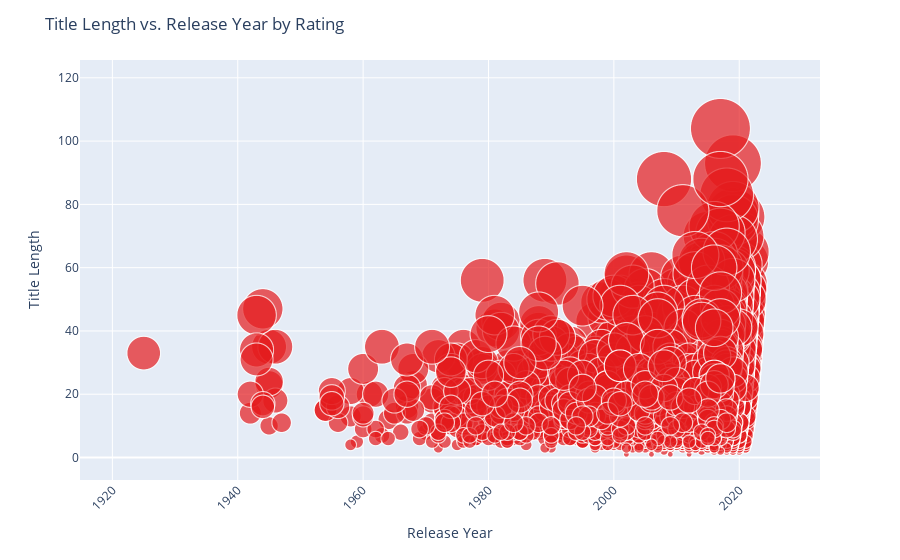

Notebook code for this chart:
### Code cell
df["title"] = df["title"].fillna("")
df["title_length"] = df["title"].str.len()

fig = px.scatter(df, 
                 x="release_year", 
                 y="title_length",
                 size="title_length",
                 size_max=60,
                 color_discrete_sequence=px.colors.qualitative.Set1
)

fig.update_layout(
    xaxis_title='Release Year',
    yaxis_title='Title Length',
    title='Title Length vs. Release Year by Rating',
    xaxis=dict(tickangle=-45),
    legend_title="Rating",
)

fig.show()

### Figure 1 — Plotly figure (JSON) as saved in the notebook; plotly's stock layout.template omitted (floating-point values rounded to 4 significant figures; data arrays with more than 128 entries replaced by an {"elided": "..."} marker saying what was removed)
{"data": [{"hovertemplate": "release_year=%{x}<br>title_length=%{marker.size}<extra></extra>", "legendgroup": "", "marker": {"color": "rgb(228,26,28)", "size": {"elided": "8807 int values"}, "sizemode": "area", "sizeref": 0.02889, "symbol": "circle"}, "mode": "markers", "name": "", "showlegend": false, "type": "scattergl", "x": {"elided": "8807 int values"}, "xaxis": "x", "y": {"elided": "8807 int values"}, "yaxis": "y"}], "layout": {"legend": {"itemsizing": "constant", "title": {"text": "Rating"}, "tracegroupgap": 0}, "margin": {"t": 60}, "title": {"text": "Title Length vs. Release Year by Rating"}, "xaxis": {"anchor": "y", "domain": [0, 1], "tickangle": -45, "title": {"text": "Release Year"}}, "yaxis": {"anchor": "x", "domain": [0, 1], "title": {"text": "Title Length"}}}}
